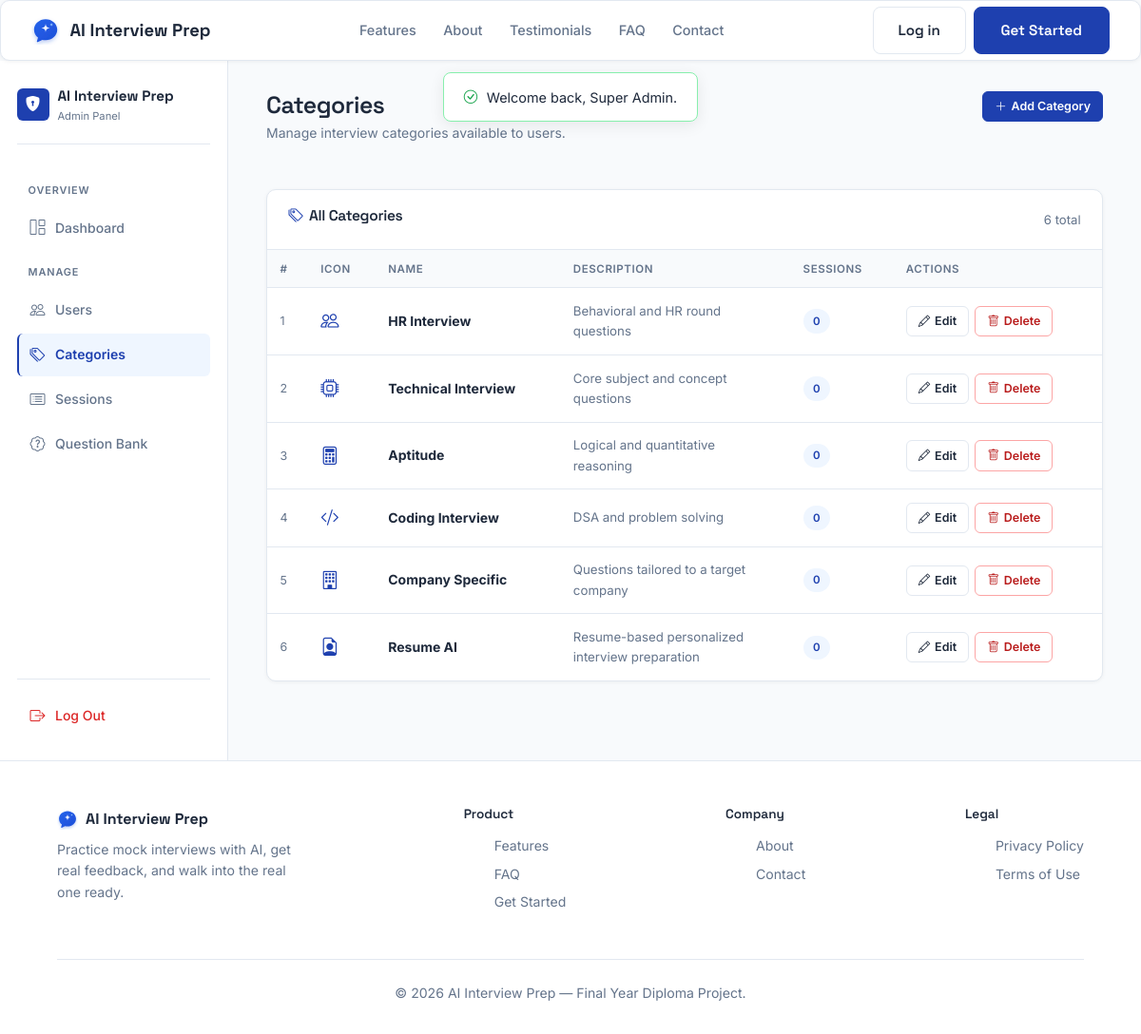
The app's page /admin/categories.php (signed in) with its own data.
### tables this page shows
CREATE TABLE IF NOT EXISTS `categories` (
    `id` INT AUTO_INCREMENT PRIMARY KEY,
    `name` VARCHAR(100) NOT NULL UNIQUE,
    `description` VARCHAR(255),
    `icon` VARCHAR(100) DEFAULT 'bi-briefcase'
);

### includes/functions.php (called while the page is built, shortened)
<?php
function e(?string $value): string
{
    return htmlspecialchars($value ?? '', ENT_QUOTES, 'UTF-8');
}
function get_flash(): ?array
{
    $flash = $_SESSION['flash'];
    return $flash;
}

### admin/categories.php (the view, shortened to what this page needs)
<?php
require_once __DIR__ . '/../config/db_connect.php';
require_once __DIR__ . '/../includes/functions.php';
$categories = $pdo->query(
    "SELECT c.*, COUNT(s.id) AS session_count
     FROM categories c
     LEFT JOIN interview_sessions s ON s.category_id = c.id
     GROUP BY c.id
     ORDER BY c.id"
)->fetchAll();
$adminActivePage = 'categories';
require_once __DIR__ . '/../includes/header.php';
require_once __DIR__ . '/../includes/flash.php';
?>
<link rel="stylesheet" href="<?= BASE_URL ?>/admin/admin.css">
<div class="admin-shell">
  <?php require_once __DIR__ . '/../includes/admin_sidebar.php'; ?>
  <main class="admin-content">
    <div class="admin-page-header">
      <div>
        <h1>Categories</h1>
        <p>Manage interview categories available to users.</p>
      </div>
      <button class="btn-admin-sm primary" onclick="openModal('addModal')">
        <i class="bi bi-plus-lg"></i> Add Category
      </button>
    </div>
    <div class="admin-panel">
      <div class="admin-panel-header">
        <h2><i class="bi bi-tags" style="margin-right:.4rem;color:var(--navy);"></i>All Categories</h2>
        <span style="font-size:.82rem;color:var(--mist);"><?= count($categories) ?> total</span>
      </div>
      <?php if (empty($categories)): ?>
        <div class="admin-empty"><i class="bi bi-tags"></i><p>No categories yet.</p></div>
      <?php else: ?>
        <table class="admin-table">
          <thead>
            <tr>
              <th>#</th>
              <th>Icon</th>
              <th>Name</th>
              <th>Description</th>
              <th>Sessions</th>
              <th>Actions</th>
            </tr>
          </thead>
          <tbody>
            <?php foreach ($categories as $i => $cat): ?>
            <tr>
              <td style="color:var(--mist);font-size:.78rem;"><?= $cat['id'] ?></td>
              <td><i class="bi <?= e($cat['icon']) ?>" style="font-size:1.2rem;color:var(--navy);"></i></td>
              <td><strong><?= e($cat['name']) ?></strong></td>
              <td style="color:var(--mist);font-size:.83rem;max-width:200px;"><?= e($cat['description'] ?? '—') ?></td>
              <td><span class="badge-pill badge-blue"><?= (int)$cat['session_count'] ?></span></td>
              <td>
                <div style="display:flex;gap:.4rem;flex-wrap:wrap;">
                  <a href="?edit=<?= (int)$cat['id'] ?>" class="btn-admin-sm">
                    <i class="bi bi-pencil"></i> Edit
                  </a>
                  <form method="post" action="" class="delete-form"
                        onsubmit="return confirm('Delete category \'<?= e(addslashes($cat['name'])) ?>\'? Sessions using it will also be deleted.');">
                    <button type="submit" class="btn-admin-sm danger">
                      <i class="bi bi-trash"></i> Delete
                    </button>
                  </form>
                </div>
              </td>
            </tr>
            <?php endforeach; ?>
          </tbody>
        </table>
      <?php endif; ?>
    </div>
  </main>
</div>
<?php require_once __DIR__ . '/../includes/footer.php'; ?>

### includes/header.php (shortened to what this page needs)
<?php
$isLoggedIn = isset($_SESSION['user_id']);
?>
<!DOCTYPE html>
<html lang="en">
<head>
<link href="https://cdn.jsdelivr.net/npm/bootstrap@5.3.3/dist/css/bootstrap.min.css" rel="stylesheet">
<link rel="stylesheet" href="https://cdn.jsdelivr.net/npm/bootstrap-icons@1.11.3/font/bootstrap-icons.css">
<link rel="stylesheet" href="https://cdnjs.cloudflare.com/ajax/libs/font-awesome/6.4.0/css/all.min.css">
<link rel="stylesheet" href="<?= BASE_URL ?>/css/style.css">
</head>
<body>
<header class="navbar-glass glass">
  <a href="<?= BASE_URL ?>/index.php" class="brand">
    <img src="<?= BASE_URL ?>/images/logo-symbol.svg" alt="AI Interview Prep Logo" class="brand-logo" width="30" height="30">
    <span>AI Interview Prep</span>
  </a>
  <nav id="navLinks">
    <a href="<?= BASE_URL ?>/index.php#features">Features</a>
    <a href="<?= BASE_URL ?>/index.php#about">About</a>
    <a href="<?= BASE_URL ?>/index.php#testimonials">Testimonials</a>
    <a href="<?= BASE_URL ?>/index.php#faq">FAQ</a>
    <a href="<?= BASE_URL ?>/index.php#contact">Contact</a>
  </nav>
  <div class="d-flex align-items-center gap-2">
    <?php if ($isLoggedIn): ?>
      <a href="<?= BASE_URL ?>/user/dashboard.php" class="btn-outline-glass">Dashboard</a>
    <?php else: ?>
      <a href="<?= BASE_URL ?>/login.php" class="btn-outline-glass d-none d-md-inline-block">Log in</a>
      <a href="<?= BASE_URL ?>/register.php" class="btn-gradient">Get Started</a>
    <?php endif; ?>
  </div>
</header>

### includes/flash.php
<?php
$flash = get_flash();
if ($flash):
    $iconMap = [
        'success' => 'bi-check-circle',
        'error'   => 'bi-exclamation-triangle',
        'info'    => 'bi-info-circle',
    ];
    $icon = $iconMap[$flash['type']] ?? 'bi-info-circle';
?>
<div class="flash-toast flash-<?= e($flash['type']) ?> glass" role="alert">
  <i class="bi <?= $icon ?>"></i>
  <span><?= e($flash['message']) ?></span>
</div>
<?php endif; ?>

### includes/admin_sidebar.php
<?php
$adminActivePage = $adminActivePage ?? '';
?>
<aside class="admin-sidebar">
  <div class="admin-sidebar-brand">
    <div class="brand-icon"><i class="bi bi-shield-lock-fill"></i></div>
    <div>
      <span>AI Interview Prep</span>
      <small>Admin Panel</small>
    </div>
  </div>
  <nav class="admin-nav">
    <div class="admin-nav-section">Overview</div>
    <a href="<?= BASE_URL ?>/admin/dashboard.php"
       class="<?= $adminActivePage === 'dashboard' ? 'active' : '' ?>">
      <i class="bi bi-grid-1x2"></i> Dashboard
    </a>
    <div class="admin-nav-section">Manage</div>
    <a href="<?= BASE_URL ?>/admin/users.php"
       class="<?= $adminActivePage === 'users' ? 'active' : '' ?>">
      <i class="bi bi-people"></i> Users
    </a>
    <a href="<?= BASE_URL ?>/admin/categories.php"
       class="<?= $adminActivePage === 'categories' ? 'active' : '' ?>">
      <i class="bi bi-tags"></i> Categories
    </a>
    <a href="<?= BASE_URL ?>/admin/sessions.php"
       class="<?= $adminActivePage === 'sessions' ? 'active' : '' ?>">
      <i class="bi bi-card-list"></i> Sessions
    </a>
    <a href="<?= BASE_URL ?>/admin/questions.php"
       class="<?= $adminActivePage === 'questions' ? 'active' : '' ?>">
      <i class="bi bi-patch-question"></i> Question Bank
    </a>
    <div class="nav-logout" style="margin-top: auto; padding-top: 1rem;">
      <a href="<?= BASE_URL ?>/admin/logout.php" style="color: #dc2626;">
        <i class="bi bi-box-arrow-right"></i> Log Out
      </a>
    </div>
  </nav>
</aside>

### includes/footer.php (shortened to what this page needs)
<footer>
  <div class="footer-cols">
    <div style="max-width:260px;">
      <div class="brand mb-2 d-flex align-items-center gap-2"><img src="<?= BASE_URL ?>/images/logo-symbol.svg" alt="AI Interview Prep" width="22" height="22"> AI Interview Prep</div>
      <p>Practice mock interviews with AI, get real feedback, and walk into the real one ready.</p>
    </div>
    <div>
      <h5>Product</h5>
      <ul>
        <li><a href="<?= BASE_URL ?>/index.php#features">Features</a></li>
        <li><a href="<?= BASE_URL ?>/index.php#faq">FAQ</a></li>
        <li><a href="<?= BASE_URL ?>/register.php">Get Started</a></li>
      </ul>
    </div>
    <div>
      <h5>Company</h5>
      <ul>
        <li><a href="<?= BASE_URL ?>/index.php#about">About</a></li>
        <li><a href="<?= BASE_URL ?>/index.php#contact">Contact</a></li>
      </ul>
    </div>
    <div>
      <h5>Legal</h5>
      <ul>
        <li><a href="#">Privacy Policy</a></li>
        <li><a href="#">Terms of Use</a></li>
      </ul>
    </div>
  </div>
  <div class="text-center" style="border-top:1px solid var(--glass-border); padding-top:1.5rem;">
    &copy; <?= date('Y') ?> AI Interview Prep — Final Year Diploma Project.
  </div>
</footer>
</body>
</html>

### css/style.css (style rules this page uses)
:root { --navy: #1e40af; --navy-dark: #1e3a8a; --navy-light: #eff6ff; --violet: #1e40af; --success: #16a34a; --warning: #d97706; --paper: #1e293b; --mist: #64748b; --glass-border: #e2e8f0; --border: #e2e8f0; --glass-bg: #ffffff; --page-bg: #f8fafc; --section-alt: #f1f5f9; --font-display: "Space Grotesk", sans-serif; --font-body: "Inter", sans-serif; --font-mono: "IBM Plex Mono", monospace; --radius-lg: 10px; --radius-md: 8px; --radius-sm: 6px; }
* { box-sizing: border-box; margin: 0; padding: 0; }
html { scroll-behavior: smooth; }
body { background: var(--page-bg); color: var(--paper); font-family: var(--font-body); line-height: 1.6; overflow-x: hidden; }
h1, h2, h3, h4 { font-family: var(--font-display); font-weight: 600; letter-spacing: -0.02em; color: var(--paper); }
a { text-decoration: none; color: inherit; }
.glass { background: #ffffff; border: 1px solid var(--border); border-radius: var(--radius-lg); box-shadow: 0 1px 4px rgba(0, 0, 0, 0.06); }
.btn-gradient { background: var(--navy); border: 1px solid var(--navy); color: #fff !important; font-family: var(--font-display); font-weight: 600; padding: 0.75rem 1.75rem; border-radius: var(--radius-md); transition: background 0.2s ease, border-color 0.2s ease; display: inline-block; cursor: pointer; font-size: 0.95rem; }
.btn-outline-glass { background: #ffffff; border: 1px solid var(--border); color: var(--paper) !important; font-family: var(--font-display); font-weight: 600; padding: 0.72rem 1.6rem; border-radius: var(--radius-md); transition: background 0.2s ease, border-color 0.2s ease; display: inline-block; font-size: 0.95rem; }
.navbar-glass { position: sticky; top: 0; left: 0; width: 100%; z-index: 1000; padding: 0 2rem; height: 64px; display: flex; align-items: center; justify-content: space-between; background: #ffffff; border-bottom: 1px solid var(--border); }
.navbar-glass .brand { font-family: var(--font-display); font-weight: 700; font-size: 1.15rem; display: flex; align-items: center; gap: 0.65rem; color: var(--paper); text-decoration: none; }
.navbar-glass .brand .brand-logo { width: 30px; height: 30px; display: block; object-fit: contain; transition: transform 0.25s ease, filter 0.25s ease; }
.navbar-glass nav a { color: var(--mist); font-size: 0.9rem; margin: 0 0.75rem; transition: color 0.2s ease; font-weight: 500; }
footer { background: #ffffff; border-top: 1px solid var(--border); padding: 3rem 5% 2rem; color: var(--mist); font-size: 0.88rem; }
footer .brand { font-family: var(--font-display); color: var(--paper); font-weight: 700; font-size: 1rem; }
footer a { color: var(--mist); }
footer .footer-cols { display: flex; flex-wrap: wrap; gap: 3rem; justify-content: space-between; margin-bottom: 2rem; }
footer h5 { color: var(--paper); font-size: 0.85rem; margin-bottom: 0.85rem; font-family: var(--font-display); font-weight: 600; }
footer ul { list-style: none; }
footer li { margin-bottom: 0.45rem; }
.flash-toast { position: fixed; top: 76px; left: 50%; transform: translateX(-50%); z-index: 1100; padding: 0.85rem 1.3rem; display: flex; align-items: center; gap: 0.6rem; font-size: 0.9rem; max-width: min(520px, 92%); animation: flashIn 0.2s ease; background: #ffffff; border: 1px solid var(--border); border-radius: var(--radius-md); box-shadow: 0 4px 16px rgba(0, 0, 0, 0.08); color: var(--paper); }
.flash-toast.flash-success { border-color: #86efac; }
.flash-toast.flash-success i { color: var(--success); }

### records on screen
categories: id "1", name "HR Interview", description "Behavioral and HR round questions", session_count "0"
categories: id "2", name "Technical Interview", description "Core subject and concept questions", session_count "0"
categories: id "3", name "Aptitude", description "Logical and quantitative reasoning", session_count "0"
categories: id "4", name "Coding Interview", description "DSA and problem solving", session_count "0"
categories: id "5", name "Company Specific", description "Questions tailored to a target company", session_count "0"
categories: id "6", name "Resume AI", description "Resume-based personalized interview preparation", session_count "0"

### other values on screen
$flash['message'] "Welcome back, Super Admin."
count($categories) "6"
